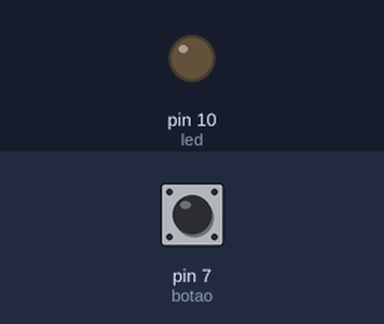
Bench run of a sketch on a simulated Arduino Uno, built with avr-gcc and run on an emulated ATmega328P. Parts: output pins drawn as LEDs (lit = HIGH). The test bench sets the inputs (shaded band); at power-on: pin 7 (botao) LOW.

Above: at 1.2 s.
1.3 s: pin 7 (botao) pulled HIGH for 0.15 s
At 1.37 s:
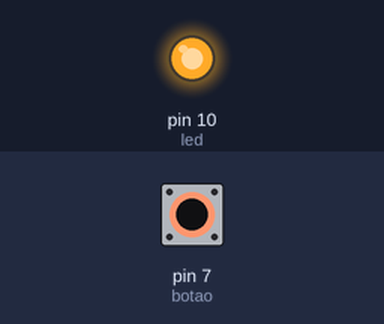
2.9 s: pin 7 (botao) pulled HIGH for 3.2 s
At 7.2 s:
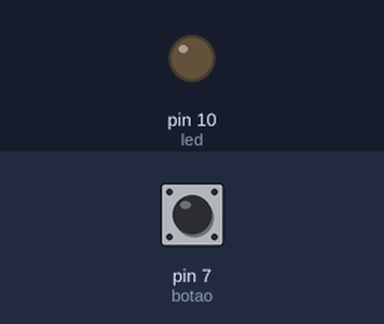
Timing chart, 0 to 8.7 s (numbered marks = the images above; inputs shaded):
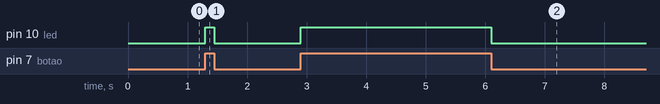

Measured:
- after the input at 1.3 s, pin 10 (led): LOW → HIGH at once, → LOW 0.15 s later
- after the input at 2.9 s, pin 10 (led): LOW → HIGH at once, → LOW 3.2 s later

The sketch:

pusher_button.ino
```cpp
//Declaramos as variável -botao- e -led- para referenciar as portas 7 e 10.
int botao = 7;
int led = 10;

/*
Nessa váriavel faremos a leitura do estado do botão. Isto é, se está
sendo pressionado ou não. Declaramos e damos início a ela (damos um
valor inícial).
*/
int estado_botao = 0;

void setup(){
  //Declaramos que o botão irá ser do tipo entrada.
  pinMode(botao, INPUT);
  //Led usará a porta do tipo saída.
  pinMode(led, OUTPUT);
}

void loop(){
  /*
  Usando o digitalRead fazemos uma leitura binária do botão.
  Ele retornará 1 (HIGH, sinal alto, verdade) se o botão estiver
  sendo pressionado e 0 (LOW, sinal baixo, falso) se não estiver.
  */
  estado_botao = digitalRead(botao);

  //Usando a condição if verificamos se o botão está sendo apertado
  //Se estiver sendo apertado ele acende o led
  if(estado_botao == HIGH){
    digitalWrite(led, HIGH);
  }
  //Senão ele manterá o LED apagado
  else{
    digitalWrite(led, LOW);
  }
}
```
